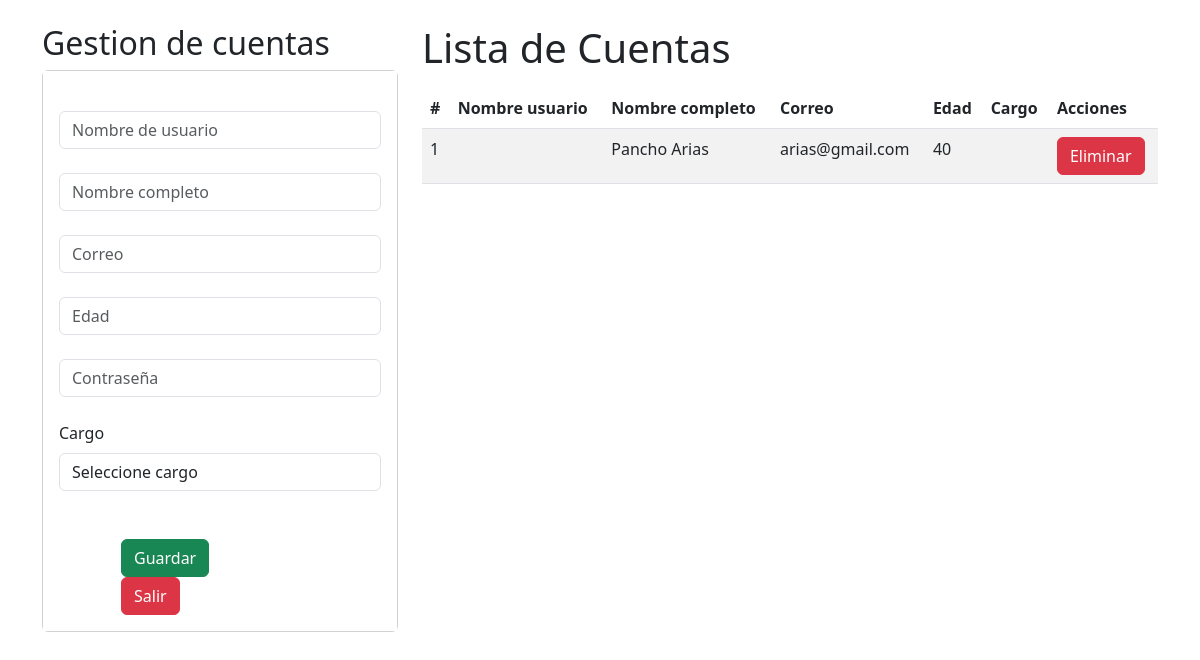
The app's page /crud_cuentas, older data.
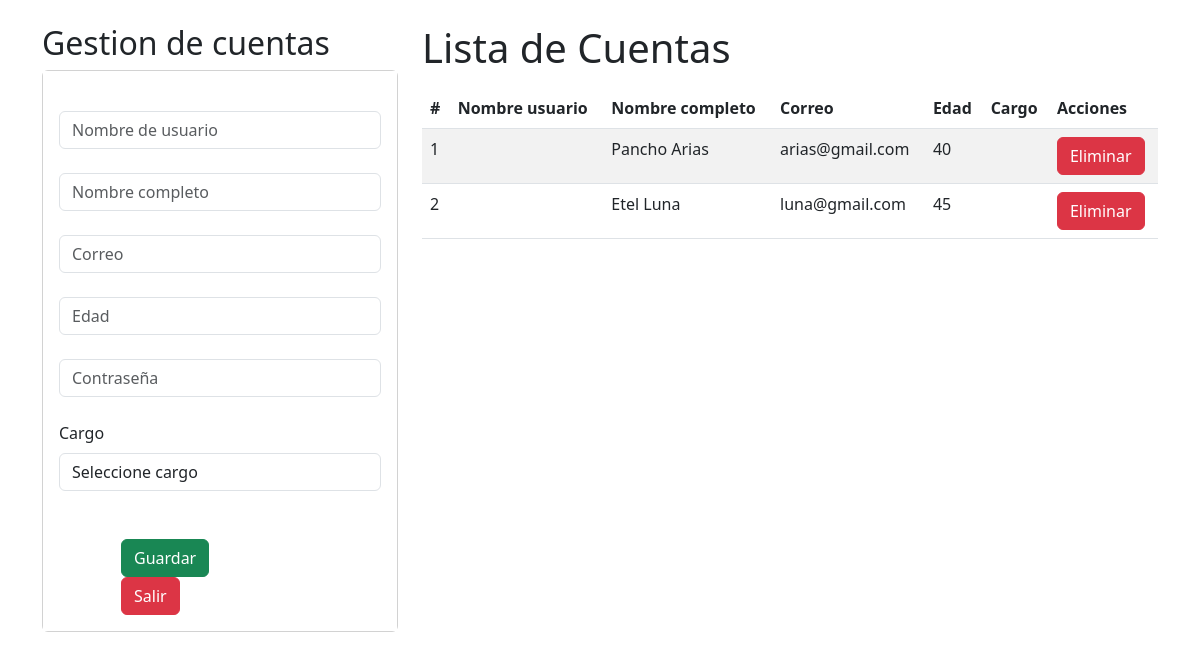
The same page, newer data.
### Ferremax/models.py (models this page shows, shortened)
class empleado(models.Model):
    runEmpleado = models.CharField(max_length=10, primary_key=True)
    nombreCompleto = models.CharField(max_length=20, blank=False, null=False)
    correo = models.CharField(max_length=20, blank=False, null=False)
    edad = models.IntegerField()
    contraseña = models.CharField(max_length=20, blank=False, null=False)
    tipoUsuario = models.ForeignKey("tipoUsuario", on_delete=models.CASCADE)

### Ferremax/views.py (the view)
# urls.py: path("crud_cuentas", crud_cuentas, name="crud_cuentas"),
def crud_cuentas(request):
    if request.method == "POST":
        nombre_empleado = request.POST["nombre_empleado"]
        nombre_completo = request.POST["nombre_completo"]
        correo = request.POST["correo_empleado"]
        edad = request.POST["edad_empleado"]
        contraseña = request.POST["contraseña_empleado"]
        IdCar = request.POST["cargo"]
        tipo = 2
        objTipo = tipoUsuario.objects.get(idTipoUsuario=tipo)
        Emp = empleado.objects.create(
            nombreEmpleado=nombre_empleado,
            nombreCompleto=nombre_completo,
            correo=correo,
            edad=edad,
            contraseña=contraseña,
            tipoUsuario=objTipo
        )
        Emp.save()
        return redirect("crud_cuentas")
    else:
        tipo = tipoUsuario.objects.all()
        Empleados = empleado.objects.all()
        context = {
            "tipo": tipo,
            "cuenta": Empleados
            }
        return render(request, "core/crud_cuentas.html", context)

### Ferremax/templates/core/crud_cuentas.html (shortened to what this page needs)
<!DOCTYPE html>
<html>
  {% load static %}
  <head>
    <link href="https://cdn.jsdelivr.net/npm/bootstrap@5.3.0/dist/css/bootstrap.min.css" rel="stylesheet">
  </head>
  <body>
    <div id="cont_fondo">
      <div class="container py-4">
        <div class="row">
          <div class="col-sm-12 col-md-6 col-lg-4 col-xl-4">
            <h2>Gestion de cuentas</h2>
            <div class="card">
              <div class="card-body" style="background-color: white;">
                <form action="{% url 'crud_cuentas' %}" method="POST">
                  <div class="form-group">
                    <br>
                    <input type="text" id="nombre_empleado" name="nombre_empleado" class="form-control" placeholder="Nombre de usuario" minlength="4" maxlength="30" required>
                    <br>
                    <input type="text" id="nombre_completo" name="nombre_completo" class="form-control" placeholder="Nombre completo" minlength="4" maxlength="30" required>
                    <br>
                    <input type="email" id="correo_empleado" name="correo_empleado" class="form-control" placeholder="Correo" minlength="4" maxlength="30" required>
                    <br>
                    <input type="number" id="edad_empleado" name="edad_empleado" class="form-control" placeholder="Edad" required>
                    <br>
                    <input type="password" id="contraseña_empleado" name="contraseña_empleado" class="form-control" placeholder="Contraseña" minlength="4" maxlength="100" required>
                    <br>
                    <label for="cargo" class="form-label">Cargo</label>
                    <select name="cargo" class="form-control" id="cargo" required>
                      <option value="" selected disabled>Seleccione cargo</option>
                    </select>
                    <br>
                  </div>
                  <br>
                  <div class="row" style="margin-left: 50px; display: flex;">
                    <div class="form-group">
                      <button type="submit" class="btn btn-success btn-block text-white">Guardar</button>
                    </div>
                    <br>
                    <div class="form-group">
                      <button type="button" class="btn btn-danger btn-block text-white">Salir</button>
                    </div>
                  </div>
                </form>
              </div>
            </div>
          </div>
          <div class="col-sm-12 col-md-6 col-lg-8 col-xl-8">
            <h1>Lista de Cuentas</h1>
            <div class="table-responsive py-2">
              <table class="table table-striped">
                <thead>
                  <tr>
                    <th>#</th>
                    <th>Nombre usuario</th>
                    <th>Nombre completo </th>
                    <th>Correo</th>
                    <th>Edad</th>
                    <th>Cargo</th>
                    <th>Acciones</th>
                  </tr>
                </thead>
                <tbody>
                  {% for p in cuenta %}
                  <tr>
                    <td>{{ forloop.counter }}</td>
                    <td>{{ p.nombreEmpleado }}</td>
                    <td>{{ p.nombreCompleto }}</td>
                    <td>{{ p.correo }}</td>
                    <td>{{ p.edad }}</td>
                    <td>{{ p.cargo.nombreCargo }}</td>
                    <td>
                      <a href="/EliminarCuenta/{{ p.idEmpleado }}" class="btn btn-danger" id="btneliminar">Eliminar</a>
                    </td>
                  </tr>
                  {% endfor %}
                </tbody>
              </table>
            </div>
          </div>
        </div>
      </div>
    </div>
  </body>
</html>

Row changes from the older to the newer data that the page shows:
added empleado: nombreCompleto "Etel Luna", correo "luna@gmail.com", edad "45"
